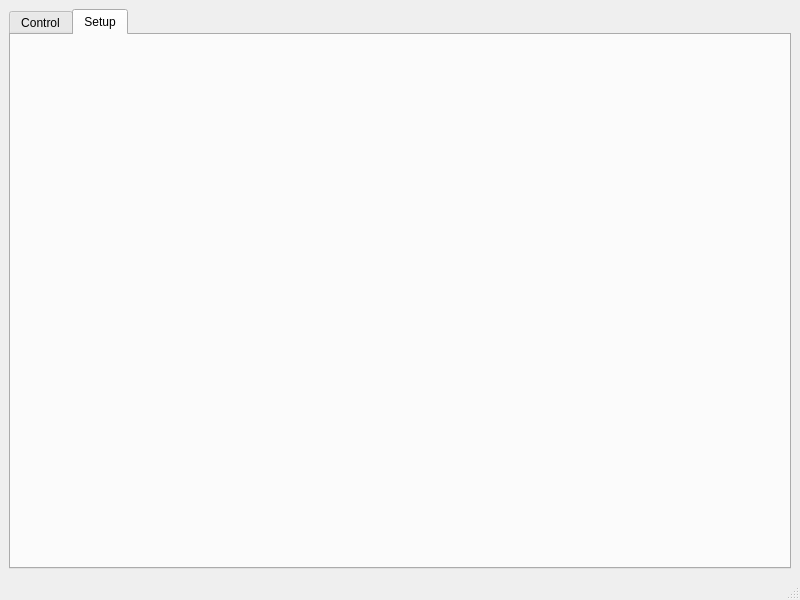
<?xml version="1.0" encoding="UTF-8"?>
<ui version="4.0">
 <class>MainView</class>
 <widget class="QMainWindow" name="MainView">
  <property name="geometry">
   <rect>
    <x>0</x>
    <y>0</y>
    <width>800</width>
    <height>600</height>
   </rect>
  </property>
  <property name="windowTitle">
   <string>Virtual Front Panel - Gating controller</string>
  </property>
  <property name="windowIcon">
   <iconset resource="../VfpResources.qrc">
    <normaloff>:/root/images/Images/icons8-control-panel-64.png</normaloff>:/root/images/Images/icons8-control-panel-64.png</iconset>
  </property>
  <widget class="QWidget" name="centralwidget">
   <layout class="QHBoxLayout" name="horizontalLayout">
    <item>
     <widget class="QTabWidget" name="tabWidget">
      <property name="currentIndex">
       <number>1</number>
      </property>
      <widget class="QWidget" name="tabControl">
       <attribute name="title">
        <string>Control</string>
       </attribute>
       <layout class="QHBoxLayout" name="horizontalLayout_2"/>
      </widget>
      <widget class="QWidget" name="tabSetup">
       <attribute name="title">
        <string>Setup</string>
       </attribute>
       <layout class="QHBoxLayout" name="horizontalLayout_3">
        <item>
         <layout class="QVBoxLayout" name="layoutSetupTab"/>
        </item>
       </layout>
      </widget>
     </widget>
    </item>
   </layout>
  </widget>
  <widget class="QMenuBar" name="menubar">
   <property name="geometry">
    <rect>
     <x>0</x>
     <y>0</y>
     <width>800</width>
     <height>26</height>
    </rect>
   </property>
  </widget>
  <widget class="QStatusBar" name="statusbar"/>
 </widget>
 <resources>
  <include location="../VfpResources.qrc"/>
 </resources>
 <connections/>
</ui>
